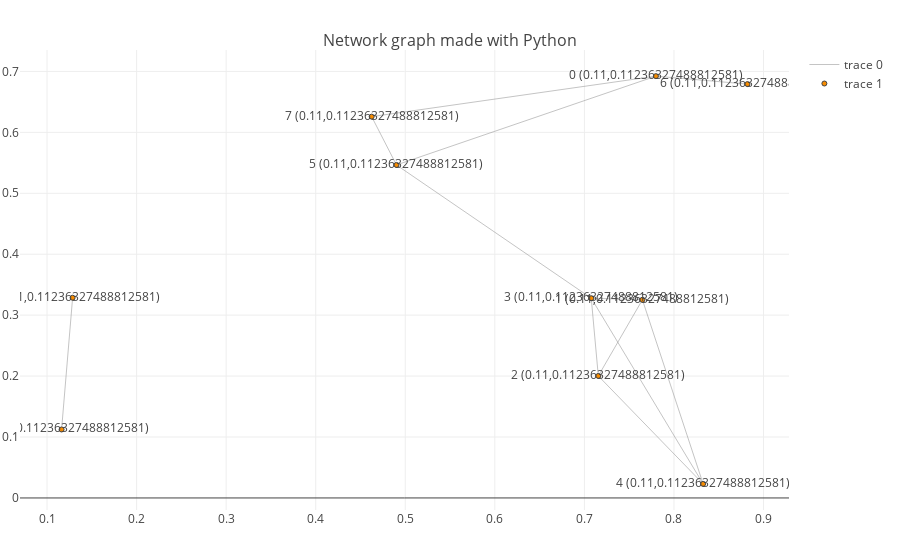

Notebook cell for this chart:
### Markdown cell above
### Map Basics

### Code cell
map_10 = load_map_10()
show_map(map_10)

### Figure 1 — Plotly figure (JSON) as saved in the notebook; plotly's stock layout.template omitted (floating-point values rounded to 4 significant figures)
{"data": [{"hoverinfo": "none", "line": {"color": "#888", "width": 0.5}, "mode": "lines", "type": "scatter", "uid": "5ab80088-d7ac-11e8-bbec-a0afbd4a44b7", "x": [0.7799, 0.4625, null, 0.7799, 0.882, null, 0.7799, 0.4902, null, 0.7648, 0.8326, null, 0.7648, 0.7077, null, 0.7648, 0.7155, null, 0.7155, 0.8326, null, 0.7155, 0.7077, null, 0.7077, 0.4902, null, 0.7077, 0.8326, null, 0.4902, 0.4625, null, 0.1162, 0.1285, null], "y": [0.6923, 0.6258, null, 0.6923, 0.6792, null, 0.6923, 0.5465, null, 0.3253, 0.02311, null, 0.3253, 0.3278, null, 0.3253, 0.2003, null, 0.2003, 0.02311, null, 0.2003, 0.3278, null, 0.3278, 0.5465, null, 0.3278, 0.02311, null, 0.5465, 0.6258, null, 0.1124, 0.3286, null]}, {"hoverinfo": "text", "marker": {"color": [0, 0, 0, 0, 0, 0, 0, 0, 0, 0], "colorbar": {"thickness": 15, "title": "Node Connections", "titleside": "right", "xanchor": "left"}, "colorscale": "Hot", "line": {"width": 1}, "reversescale": true, "showscale": false, "size": 5}, "mode": "markers+text", "text": ["0 (0.11,0.11236327488812581)", "1 (0.11,0.11236327488812581)", "2 (0.11,0.11236327488812581)", "3 (0.11,0.11236327488812581)", "4 (0.11,0.11236327488812581)", "5 (0.11,0.11236327488812581)", "6 (0.11,0.11236327488812581)", "7 (0.11,0.11236327488812581)", "8 (0.11,0.11236327488812581)", "9 (0.11,0.11236327488812581)"], "type": "scatter", "uid": "5ab80089-d7ac-11e8-bbec-a0afbd4a44b7", "x": [0.7799, 0.7648, 0.7155, 0.7077, 0.8326, 0.4902, 0.882, 0.4625, 0.1162, 0.1285], "y": [0.6923, 0.3253, 0.2003, 0.3278, 0.02311, 0.5465, 0.6792, 0.6258, 0.1124, 0.3286]}], "layout": {"hovermode": "closest", "margin": {"b": 50, "l": 20, "r": 20, "t": 50}, "showlegend": true, "title": "<br>Network graph made with Python", "titlefont": {"size": 16}, "xaxis": {"showgrid": true, "showticklabels": true, "zeroline": true}, "yaxis": {"showgrid": true, "showticklabels": true, "zeroline": true}}}
